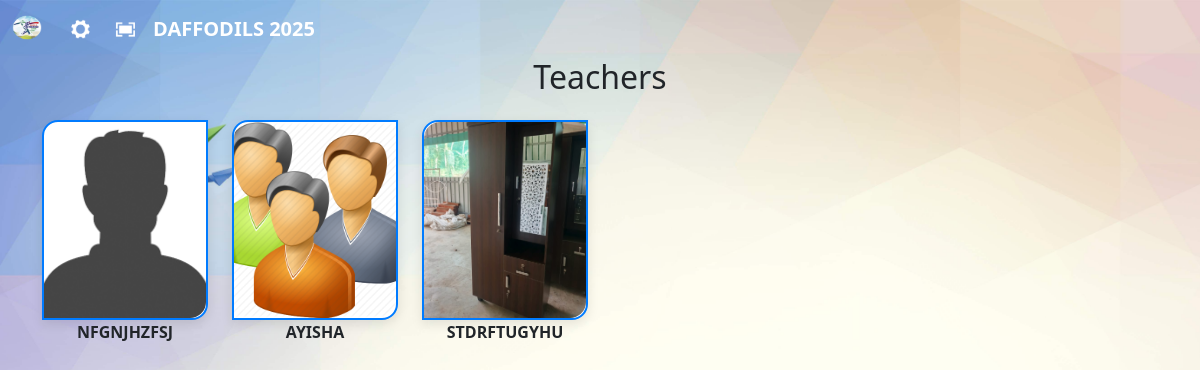
Page /user/all_teachers/ on the committed database.
### userapp/models.py (models this page shows)
class TeacherProfile(models.Model):
    name = models.CharField(max_length=20, unique=True)
    phone = models.CharField(max_length=15, default='+91')
    address = models.CharField(max_length=100, blank=True, null=True)
    batch = models.CharField(
        max_length=20,
        blank=True,
        null=True,
        choices=[
            ('10A', '10A'), ('10B', '10B'), ('10C', '10C'),
            ('10D', '10D'), ('Other', 'Other')
        ]
    )
    photo = models.ImageField(upload_to='user_photos/', blank=True, null=True)

### userapp/views.py (the view)
# urls.py: path('all_teachers/', views.all_teachers, name='all_teachers'),
def all_teachers(request):
    users = TeacherProfile.objects.all()
    return render(request, 'userapp/all_teachers.html', {'users': users})

### templates/userapp/all_teachers.html (shortened to what this page needs)
{% extends 'blank_layout.html' %}
{% load static %}
{% block content %}
<h2 class="text-center mb-4">Teachers</h2>
<div class="container " >
  <div class="row">
    {% for profile in users %}
    <div class="col-4 col-md-2">
      <div class="profile-card">
        <a href="{% url 'teacher_detail' profile.id %}" title="{{ profile.name }}">
          {% if profile.photo %}
          <img src="{{ profile.photo.url }}" alt="{{ profile.name }} photo" class="photo-rounded" />
          {% else %}
          <img src="{% static 'images/prp.png' %}" alt="Default photo" class="photo-rounded" />
          {% endif %}
        </a>
      </div>
      <p style="text-align: center; font-weight: bold;">{{ profile.name }}</p>
    </div>
    {% empty %}
    <p>No teachers found.</p>
    {% endfor %}
  </div>
</div>
{% endblock %}

### templates/userapp/all_teachers.html (style rules this page uses)
.profile-card { border: 2px solid #007bff; border-top-left-radius: 1rem; border-bottom-right-radius: 1rem; border-top-right-radius: 0; border-bottom-left-radius: 0; overflow: hidden; box-shadow: 0 4px 12px rgba(0, 0, 0, 0.1); transition: transform 0.2s ease; background-color: #fff; width: 100%; height: 200PX; }
.photo-rounded { width: 100%; height: 100%; object-fit: cover; border-top-left-radius: 1rem; border-bottom-right-radius: 1rem; border-top-right-radius: 0; border-bottom-left-radius: 0; display: block; }

### rows in the picture
TeacherProfile: name "NFGNJHZFSJ"
TeacherProfile: photo (picture), name "AYISHA"
TeacherProfile: photo (picture), name "STDRFTUGYHU"
